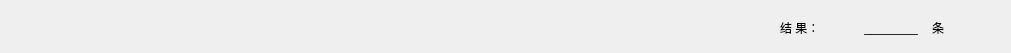
        <widget class="QWidget" name="tab_2">
         <attribute name="title">
          <string>趋势曲线</string>
         </attribute>
         <widget class="QWidget" name="layoutWidget11_2">
          <property name="geometry">
           <rect>
            <x>780</x>
            <y>12</y>
            <width>222</width>
            <height>32</height>
           </rect>
          </property>
          <layout class="QHBoxLayout" name="horizontalLayout_22">
           <item>
            <widget class="QLabel" name="label_139">
             <property name="styleSheet">
              <string notr="true">font: 14pt &quot;黑体&quot;;
color: rgb(0, 0, 0);</string>
             </property>
             <property name="text">
              <string>结 果：</string>
             </property>
            </widget>
           </item>
           <item>
            <widget class="QLabel" name="label_num_2">
             <property name="styleSheet">
              <string notr="true">font: 14pt &quot;黑体&quot;;
color: rgb(0, 0, 0);</string>
             </property>
             <property name="text">
              <string>________</string>
             </property>
             <property name="alignment">
              <set>Qt::AlignCenter</set>
             </property>
            </widget>
           </item>
           <item>
            <widget class="QLabel" name="label_145">
             <property name="styleSheet">
              <string notr="true">font: 14pt &quot;黑体&quot;;
color: rgb(0, 0, 0);</string>
             </property>
             <property name="text">
              <string>条</string>
             </property>
            </widget>
           </item>
          </layout>
         </widget>
        </widget>
